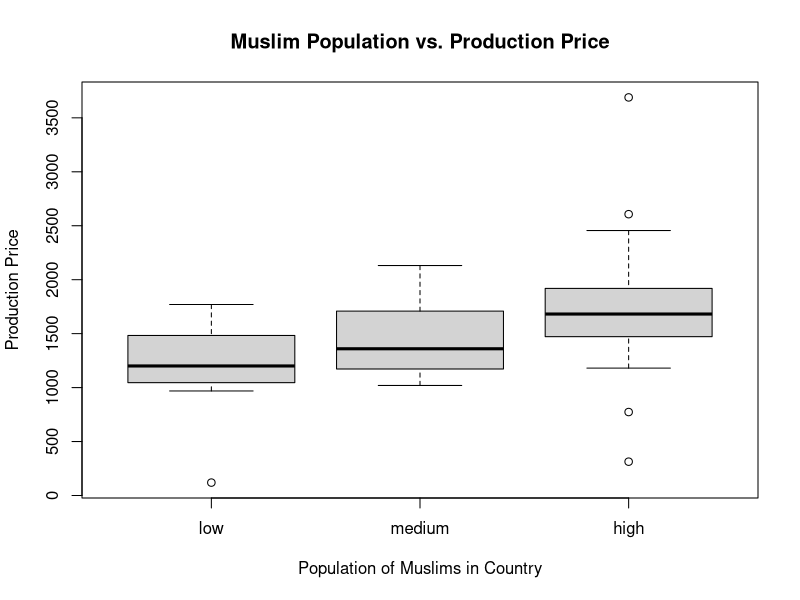
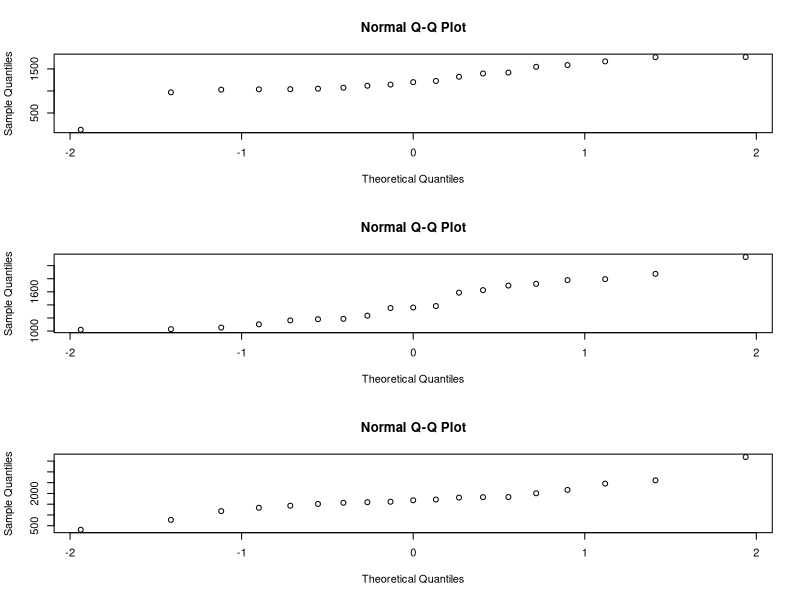
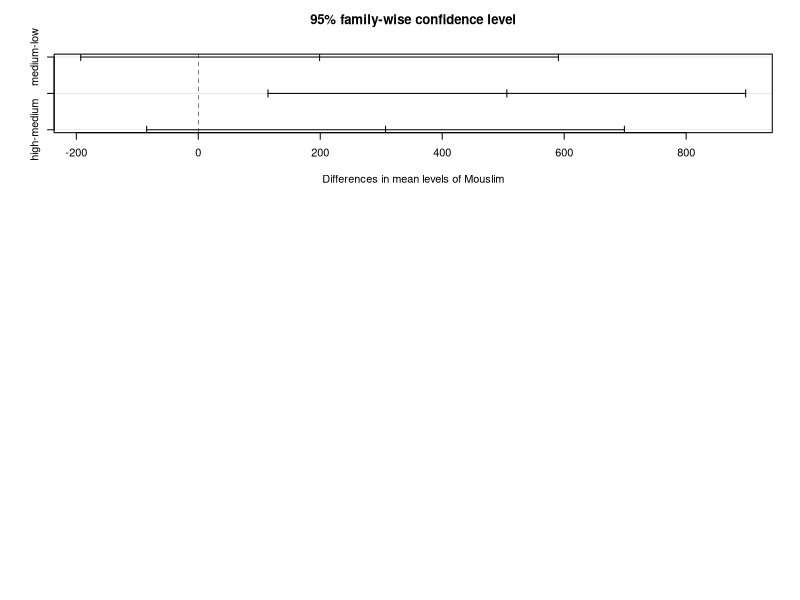

Recreate these plots in R, in order.
# ---- STA 5900: Assignment #1 -----

# imports data
mydata = read.csv("hw1_halal.csv")

attach(mydata)

Mouslim <- factor(Mouslim)
levels(Mouslim) <- c("low", "medium", "high")
tapply(Price, Mouslim, mean)
tapply(Price, Mouslim, sd)

# scatterplot of the population of Muslims in a certain country versus the production price of Halal
plot(Mouslim, Price, main="Muslim Population vs. Production Price", xlab="Population of Muslims in Country", ylab="Production Price")

# create single vectors for different countries
thailand <- c(1145.1, 1040.2, 1074.3, 119.6, 1588.2, 1671.1, 1396.2, 1227.2, 1200.4, 1036.9, 1051.4, 968.8, 1030, 1118.6, 1417.5, 1323, 1548.9, 1770.1, 1766.6)

malaysia <- c(1625.4, 1722.6, 1874.4, 1778.8, 2131.4, 1351.4, 1235.3, 1029, 1052.6, 1019.7, 1163.2, 1102.6, 1181.6, 1186.9, 1359.9, 1382.4, 1695.5, 1793.7, 1586.6)

indonesia <- c(1826.6, 1832.2, 1681.8, 1807.2, 1717.1, 2006.2, 1614.1, 773.5, 1512.8, 1335.2, 1180.6, 1431.1, 1566.1, 1593.7, 2163, 2455.8, 2607.2, 313.5, 3689.4)

# check to see if data set follows a normal distribution using a normal probability plot
par(mfrow=c(3,1))
qqnorm(thailand)
qqnorm(malaysia)
qqnorm(indonesia)


# Note: for the most part our data appears to be normal aside from a few points indicating that we have fat tails

# We will perform the Anderson-Darling normality test to check for normality in our tails

# import package of normality tests
require(nortest)

# perform Anderson-Darling normality test
ad.test(thailand)
ad.test(malaysia)
ad.test(indonesia)

# Since all of the p-values are greater than our statistical significance level, \alpha = 0.5, we can assume that our data is normally distributed. 

# perform ANOVA test
model <- lm(Price ~ Mouslim)
a1 <- anova(model)
# Our p-value in our anova one-way test indicates that the country is significant, but we do not know which pairs of Mouslim levels are significantly different from each other.

# This will require three tests: Thailand vs. Malaysia, Thailand vs. Indonesia, and Malaysia vs. Indonesia. 

# perform pairwise t-tests
pairwise.t.test(Price, Mouslim, p.adj = "none")

pairwise.t.test(Price, Mouslim, p.adj = "bonf")

pairwise.t.test(Price, Mouslim, p.adj = "holm")

# These adjustments indicate that the Thailand-Indonesia pair is significantly different at alpha = 0.5.

# perform Tukey's HSD test
aov1 <- aov(Price ~ Mouslim)
tukey.test <- TukeyHSD(aov1)
plot(tukey.test)

# Similar to our pairwise t-tests performed above, Tukey's Honest Significant Difference test indicates that there is a statistically significant difference in the average production price of Halal between Thailand and Indonesia. 
